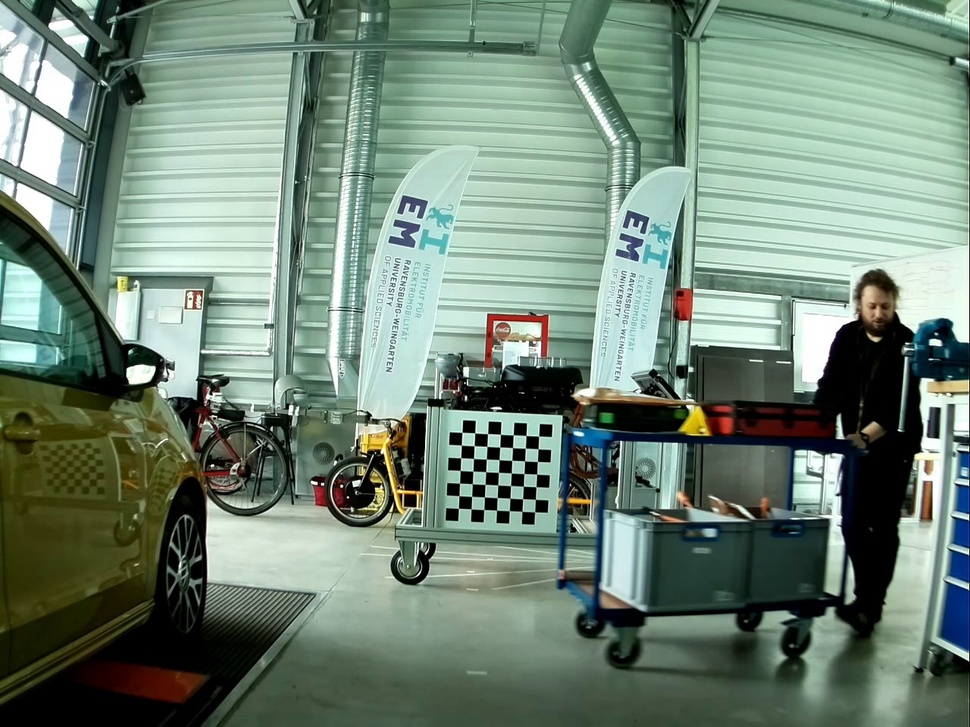
#> input picture Task_2/Frames_videoHD1_calibration/frame1180.jpg, 970 x 727 px, shrunk from 1280 x 960 before the run; its folder holds only this picture in this run
$ python Video_HD.py
#> lines starting #> are read from the running program, lines starting #| are printed output that depends on the picture; after the words box and inside, x2 and y2 are one past the last pixel; in counts of white or black regions, pixels touching at a corner belong together; long printed decimals are rounded
# -*- coding: utf-8 -*-
"""
Created on Tue Jun  6 20:15:00 2023

@author: u55530
"""

import cv2
import numpy as np
import matplotlib.pyplot as plt
import os
import glob

# %% Varibels
i=0
smallest_deviation=10
good_enough=False
target_distance=4.7
target_width=.3795
is_ok=False
camera_matrix_array=[]
distance1_array=[]
distance2_array=[]
distance3_array=[]

# %% CHECKERBOARD finding and Camera calibration
# CHECKERBOARD size
CHECKERBOARD = (7,7)
# termination criteria
subpix_criteria = (cv2.TERM_CRITERIA_EPS+cv2.TERM_CRITERIA_MAX_ITER, 30, 0.1)
objp = np.zeros((1, CHECKERBOARD[0]*CHECKERBOARD[1], 3), np.float32)
objp[0,:,:2] = np.mgrid[0:CHECKERBOARD[0], 0:CHECKERBOARD[1]].T.reshape(-1, 2)
# Arrays to store object points and image points from all the images.
objpoints = [] # 3d point in real world space
imgpoints = [] # 2d points in image plane.
# search images inside of folder
images = glob.glob('*.jpg')
_img_shape = None

# Start with the evaluation of each image within the folder Single frame calibration!
print('####################################_START_#############################')
for fname in images:
    print('#######################################################################')
    i=i+1;
    #Display loop process in %
    print('Read a new frame #:',fname)
    process= i/len(images)*100
    print('process in %:',process )
    #Check image
    img = cv2.imread(fname)
#> img is the input picture: shape (727, 970, 3); mean B, G, R 118.3, 133.2, 113.1
    if _img_shape == None:
        _img_shape = img.shape[:2]
    else:
        assert _img_shape == img.shape[:2], "All images must share the same size."
    gray = cv2.cvtColor(img,cv2.COLOR_BGR2GRAY)

    # Find the chess board corners
    ret, corners = cv2.findChessboardCorners(gray, CHECKERBOARD, cv2.CALIB_CB_ADAPTIVE_THRESH+cv2.CALIB_CB_FAST_CHECK+cv2.CALIB_CB_NORMALIZE_IMAGE)
#> ret = True; corners = 49 rows, first 8: [461.9, 432.4], [474.7, 432.9], [487.6, 433.6], [500.4, 434.3], [513.3, 434.7], [526, 435.5], [538.6, 436.2], [461.4, 445.1]
    # If found, add object points, image points (after refining them)
    if ret == True:
        print('Corner points found')
        #objpoints.append(objp) not needed here because of single frame calibration!
        objpoints=[objp]
        corners2 =cv2.cornerSubPix(gray,corners,(3,3),(-1,-1),subpix_criteria)
#> corners2 = 49 rows, first 8: [461.9, 432.3], [474.7, 432.9], [487.5, 433.6], [500.4, 434.3], [513.2, 434.8], [525.9, 435.5], [538.6, 436.1], [461.4, 445.1]
        #imgpoints.append(corners2) not needed here because of single frame calibration!
        imgpoints=[corners2]

        # [17 lines of commented-out code are left out]

    else:
        print('!!!!!!!!!!!!__Corner points not found__!!!!!!!!!!!!')

    #Calculate camera_matrix --> single frame calibration
    ret, camerea_matrix, dist_coef, rvecs, tvecs = cv2.calibrateCamera(objpoints, imgpoints, gray.shape[::-1], None, None)
#> ret = 0.063; camerea_matrix = [[1000.9, 0, 495.2], [0, 995.8, 373.6], [0, 0, 1]]; dist_coef = [[-0.682, 4.17, 0.0213, 0.00823, -60.26]]; rvecs = ([0.00776, -0.0415, 0.0511],); tvecs = ([-2.6, 4.59, 77.9],)
    #Save for each frame the camera_matrix
    camera_matrix_array.append(camerea_matrix)

# %% Distance calculation for each frame
    Corner1_cord=corners2[0]
#> Corner1_cord = [[461.9, 432.3]]
    Corner1_cord=np.append(Corner1_cord,1)
#> Corner1_cord = [461.9, 432.3, 1]
    Corner2_cord=corners2[6]
#> Corner2_cord = [[538.6, 436.1]]
    Corner2_cord=np.append(Corner2_cord,1)
#> Corner2_cord = [538.6, 436.1, 1]
    Kinv=np.linalg.inv(camerea_matrix)
#> Kinv = [[0.000999, 0, -0.495], [0, 0.001, -0.375], [0, 0, 1]]
    z=target_width/np.linalg.norm((Kinv.dot(Corner1_cord-Corner2_cord)))
#> z = 4.94
    print('z is',z)
#| z is 4.945
    L1=z*Kinv.dot(Corner1_cord)
#> L1 = [-0.165, 0.292, 4.94]
    L2=z*Kinv.dot(Corner2_cord)
#> L2 = [0.214, 0.311, 4.94]
    distance1= np.sqrt(np.square(np.linalg.norm(L1)-np.square(target_width/2)))
#> distance1 = 4.92
    distance2= np.sqrt(np.square(np.linalg.norm(L2)-np.square(target_width/2)))
#> distance2 = 4.92
    distance3= (distance1+distance2)/2
#> distance3 = 4.92
    print('distance1 is',distance1)
#| distance1 is 4.920
    print('distance2 is',distance2)
#| distance2 is 4.923
    print('distance3 is',distance3)
#| distance3 is 4.922
    distance1_array.append(distance1)
    distance2_array.append(distance2)
    distance3_array.append(distance3)

    deviation=abs(distance3-target_distance)
#> deviation = 0.222
    print('deviation in[cm]:',100*deviation)
#| deviation in[cm]: 22.178
# %% Check for the smallest_deviation
    if deviation < smallest_deviation:
        smallest_deviation=deviation
#> smallest_deviation = 0.222
        best_frame=fname
        array_index=i-1
        print('new_smallest_deviation_found in[cm]:',100*smallest_deviation)
#| new_smallest_deviation_found in[cm]: 22.178

# %% Print best candidate

print('#############################_BEST_DIST_MIDDLE_########################')
print('final_smallest_deviation in[cm]:',100*smallest_deviation)
#| final_smallest_deviation in[cm]: 22.178
print('best_frame',best_frame)
print('nearest_distance1 in[m] @ frame#:' ,best_frame,'is',distance1_array[array_index])
#| nearest_distance1 in[m] @ frame#: frame1180.jpg is 4.920
print('nearest_distance2 in[m] @ frame#:' ,best_frame,'is',distance2_array[array_index])
#| nearest_distance2 in[m] @ frame#: frame1180.jpg is 4.923
print('nearest_distance3 in[m] @ frame#:' ,best_frame,'is',distance3_array[array_index])
#| nearest_distance3 in[m] @ frame#: frame1180.jpg is 4.922
print('#############################_BEST_DIST_FAR_###########################')
camerea_matrix=camera_matrix_array[array_index]
img = cv2.imread(best_frame)
#cv2.drawChessboardCorners(img, (7 ,7), corners2, ret)
cv2.imshow(best_frame, img)
cv2.waitKey()
cv2.destroyAllWindows()


# %% Image Far away

PATH1="C:/Users/U55530/Desktop/TMP/Master/Frames_videoHD1_calibration/Three_distances/frame1853.jpg"
img = cv2.imread(PATH1)
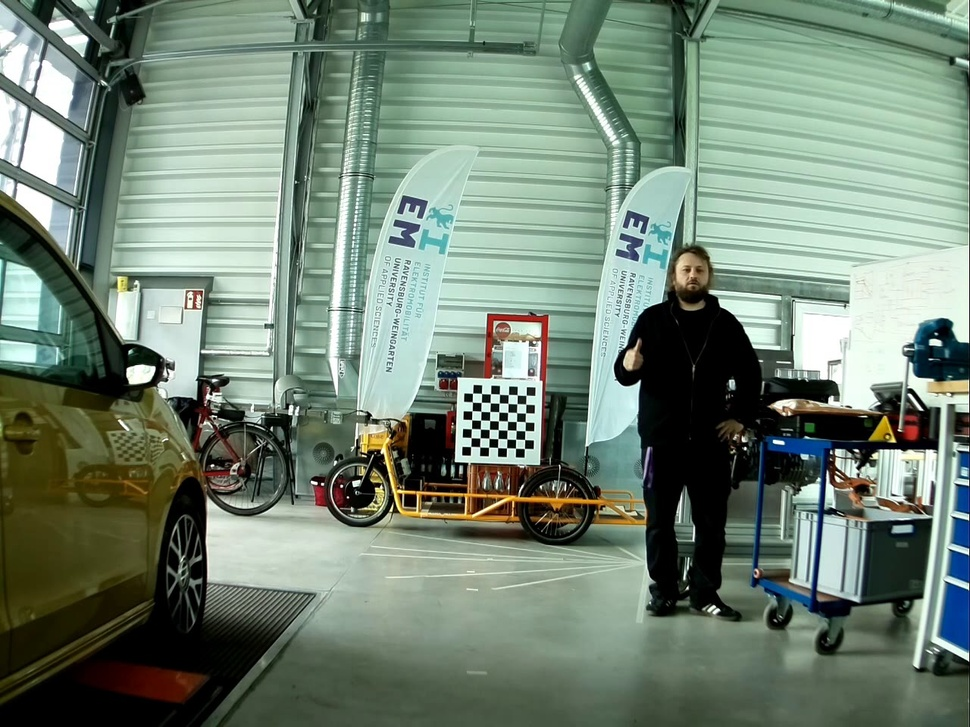
#> input picture Task_2/Frames_videoHD1_calibration/Three_distances/frame1853.jpg, 970 x 727 px, shrunk from 1280 x 960 before the run, found by its file name
#> img is the input picture: shape (727, 970, 3); mean B, G, R 116.5, 132, 114.6
gray = cv2.cvtColor(img,cv2.COLOR_BGR2GRAY)
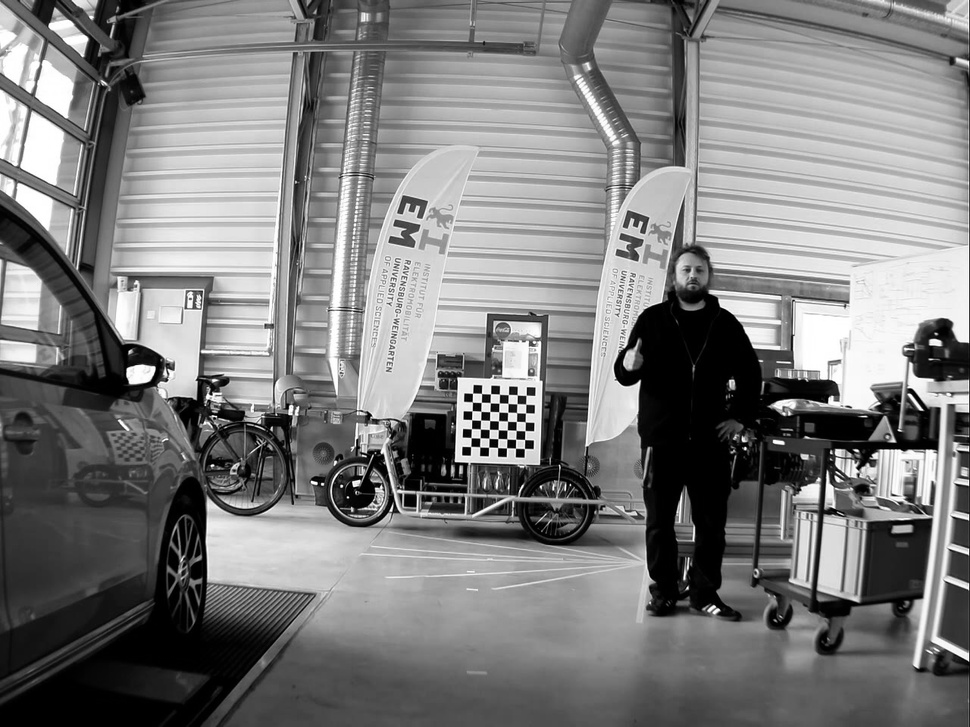
#> gray: shape (727, 970); min 0, max 255, mean 125

# Find the chess board corners
ret, corners = cv2.findChessboardCorners(gray, CHECKERBOARD, cv2.CALIB_CB_ADAPTIVE_THRESH+cv2.CALIB_CB_FAST_CHECK+cv2.CALIB_CB_NORMALIZE_IMAGE)
#> ret = True; corners = 49 rows, first 8: [472.5, 393.3], [481.5, 393.4], [490.6, 393.7], [499.5, 394.2], [508.4, 394.6], [517.2, 394.9], [526.1, 395.3], [472.4, 402]
# If found, add object points, image points (after refining them)
if ret == True:
    print('Corner points found')
    objpoints.append(objp)
    corners2 =cv2.cornerSubPix(gray,corners,(3,3),(-1,-1),subpix_criteria)
#> corners2 = 49 rows, first 8: [472.5, 393.2], [481.5, 393.5], [490.5, 393.7], [499.4, 394.2], [508.4, 394.6], [517.2, 394.9], [526.1, 395.3], [472.4, 402]
    imgpoints.append(corners2)


    # Draw and display the corners
    cv2.drawChessboardCorners(img, (7,7), corners2, ret)
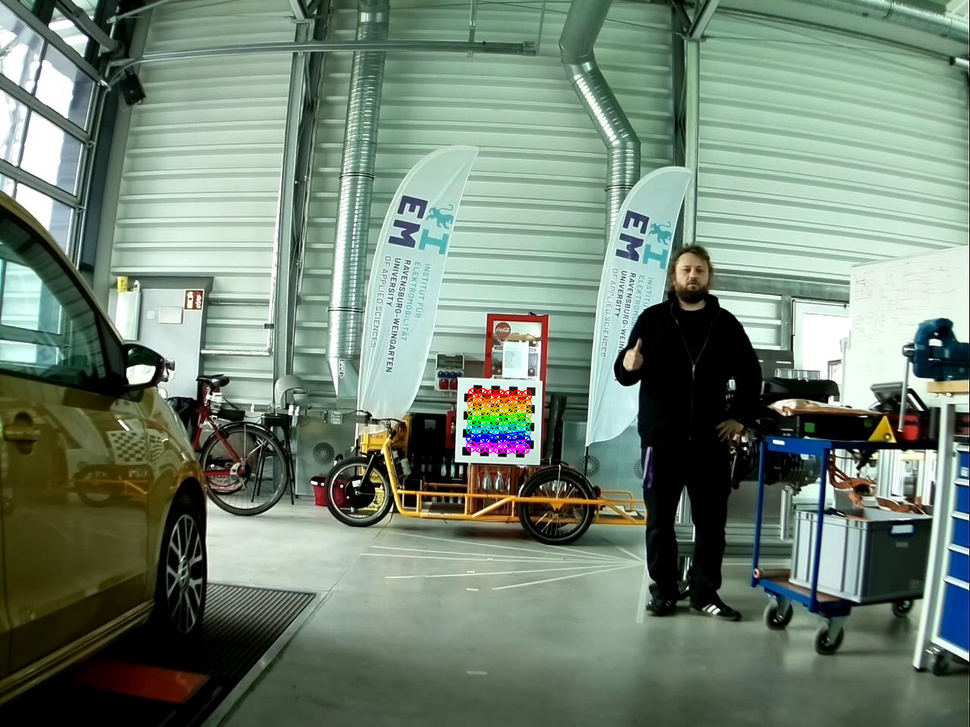
#> img: shape (727, 970, 3); 0.58% of pixels changed, all inside (x1, y1, x2, y2) = (465, 387, 533, 455)
    cv2.imshow('frame1853.jpg', img)
    cv2.waitKey()
    cv2.destroyAllWindows()


Corner1_cord=corners2[0]
#> Corner1_cord = [[472.5, 393.2]]
Corner1_cord=np.append(Corner1_cord,1)
#> Corner1_cord = [472.5, 393.2, 1]
Corner2_cord=corners2[6]
#> Corner2_cord = [[526.1, 395.3]]
Corner2_cord=np.append(Corner2_cord,1)
#> Corner2_cord = [526.1, 395.3, 1]
Kinv=np.linalg.inv(camerea_matrix)
z=target_width/np.linalg.norm((Kinv.dot(Corner1_cord-Corner2_cord)))
#> z = 7.09
print('z is',z)
#| z is 7.086
L1=z*Kinv.dot(Corner1_cord)
#> L1 = [-0.161, 0.14, 7.09]
L2=z*Kinv.dot(Corner2_cord)
#> L2 = [0.219, 0.154, 7.09]
distance1= np.sqrt(np.square(np.linalg.norm(L1)-np.square(target_width/2)))
#> distance1 = 7.05
distance2= np.sqrt(np.square(np.linalg.norm(L2)-np.square(target_width/2)))
#> distance2 = 7.06
distance3= (distance1+distance2)/2
#> distance3 = 7.05
print('distance1 in[m] @ frame#: frame1853.jpg is',distance1)
#| distance1 in[m] @ frame#: frame1853.jpg is 7.053
print('distance2 in[m] @ frame#: frame1853.jpg is',distance2)
#| distance2 in[m] @ frame#: frame1853.jpg is 7.055
print('distance3 in[m] @ frame#: frame1853.jpg is',distance3)
#| distance3 in[m] @ frame#: frame1853.jpg is 7.054


# %% Image Near
print('#############################_BEST_DIST_NEAR_##########################')
PATH1="C:/Users/U55530/Desktop/TMP/Master/Frames_videoHD1_calibration/Three_distances/frame893.jpg"
img = cv2.imread(PATH1)
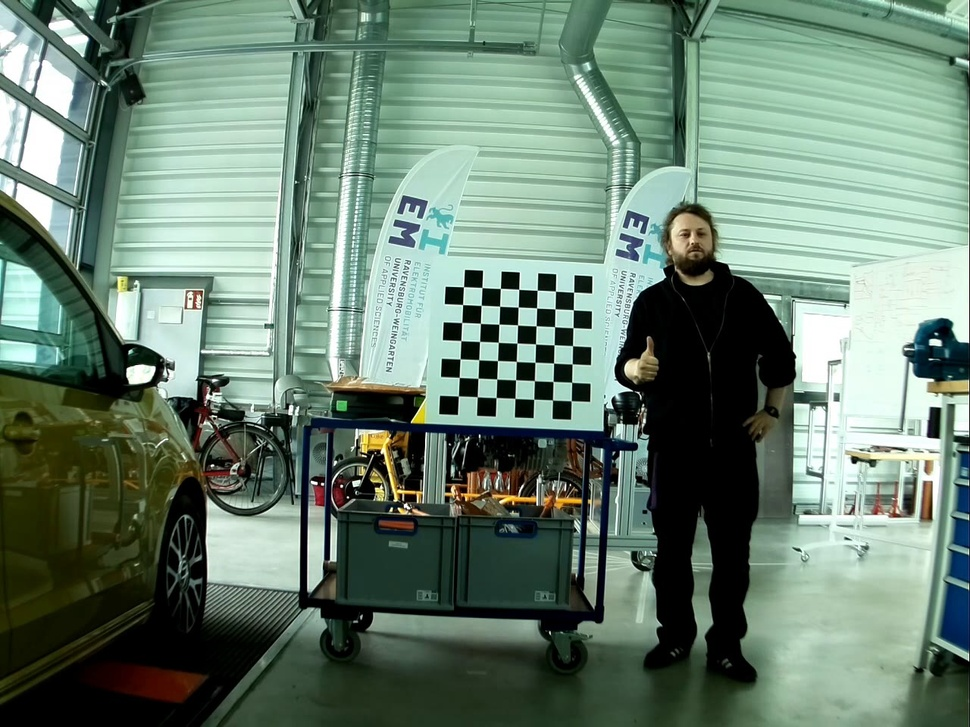
#> input picture Task_2/Frames_videoHD1_calibration/Three_distances/frame893.jpg, 970 x 727 px, shrunk from 1280 x 960 before the run, found by its file name
#> img is the input picture: shape (727, 970, 3); mean B, G, R 113.2, 129, 106.1
gray = cv2.cvtColor(img,cv2.COLOR_BGR2GRAY)
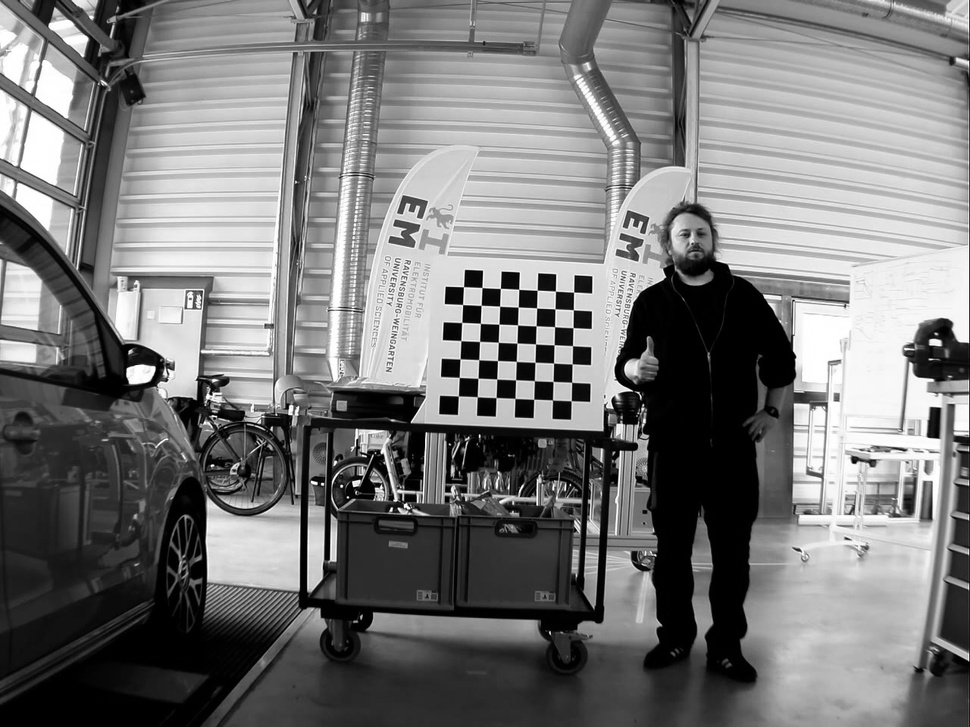
#> gray: shape (727, 970); min 0, max 255, mean 120.3

# Find the chess board corners
ret, corners = cv2.findChessboardCorners(gray, CHECKERBOARD, cv2.CALIB_CB_ADAPTIVE_THRESH+cv2.CALIB_CB_FAST_CHECK+cv2.CALIB_CB_NORMALIZE_IMAGE)
#> corners = 49 rows, first 8: [463.5, 286.7], [482, 287.5], [500.4, 288.4], [518.7, 289.3], [537.2, 290.3], [555.4, 291.1], [573.6, 292.2], [462.6, 304.6]
# If found, add object points, image points (after refining them)
if ret == True:
    print('Corner points found')
    objpoints.append(objp)
    corners2 =cv2.cornerSubPix(gray,corners,(3,3),(-1,-1),subpix_criteria)
#> corners2 = 49 rows, first 8: [463.5, 286.7], [482, 287.5], [500.4, 288.4], [518.7, 289.3], [537.2, 290.3], [555.4, 291.1], [573.6, 292.2], [462.6, 304.5]
    imgpoints.append(corners2)

    # Draw and display the corners
    cv2.drawChessboardCorners(img, (7,7), corners2, ret)
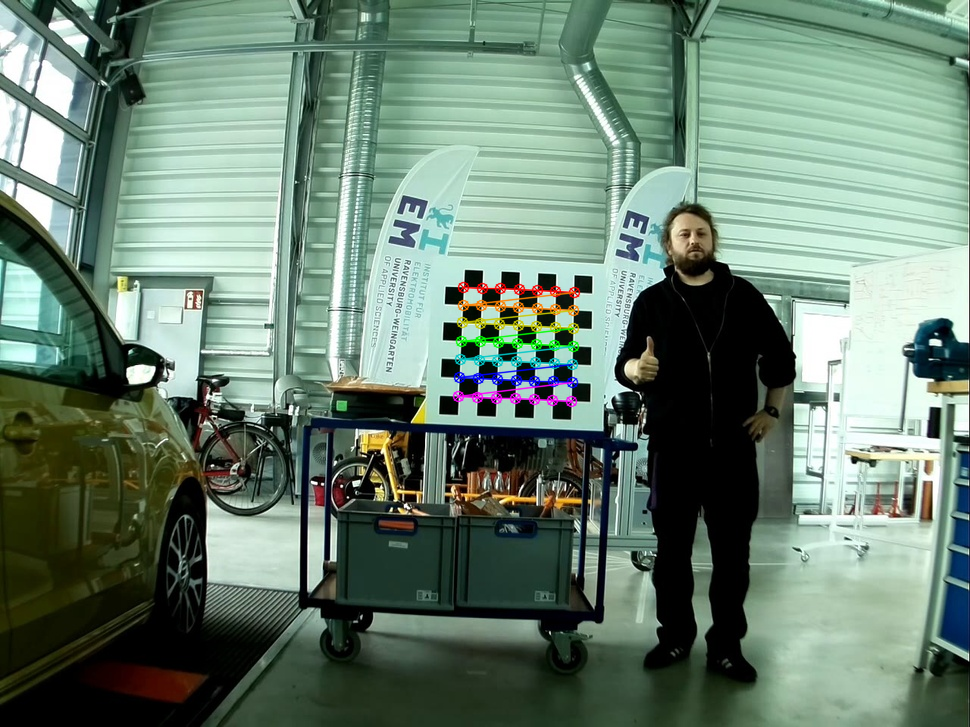
#> img: shape (727, 970, 3); 1.12% of pixels changed, all inside (x1, y1, x2, y2) = (452, 281, 581, 408)
    cv2.imshow('frame893.jpg', img)
    cv2.waitKey()
    cv2.destroyAllWindows()


Corner1_cord=corners2[0]
#> Corner1_cord = [[463.5, 286.7]]
Corner1_cord=np.append(Corner1_cord,1)
#> Corner1_cord = [463.5, 286.7, 1]
Corner2_cord=corners2[6]
#> Corner2_cord = [[573.6, 292.2]]
Corner2_cord=np.append(Corner2_cord,1)
#> Corner2_cord = [573.6, 292.2, 1]
Kinv=np.linalg.inv(camerea_matrix)
z=target_width/np.linalg.norm((Kinv.dot(Corner1_cord-Corner2_cord)))
#> z = 3.45
print('z is',z)
#| z is 3.445
L1=z*Kinv.dot(Corner1_cord)
#> L1 = [-0.109, -0.301, 3.45]
L2=z*Kinv.dot(Corner2_cord)
#> L2 = [0.27, -0.282, 3.45]
distance1= np.sqrt(np.square(np.linalg.norm(L1)-np.square(target_width/2)))
#> distance1 = 3.42
distance2= np.sqrt(np.square(np.linalg.norm(L2)-np.square(target_width/2)))
#> distance2 = 3.43
distance3= (distance1+distance2)/2
#> distance3 = 3.43
print('distance1 in[m] @ frame#: frame893.jpg is',distance1)
#| distance1 in[m] @ frame#: frame893.jpg is 3.424
print('distance2 in[m] @ frame#: frame893.jpg is',distance2)
#| distance2 in[m] @ frame#: frame893.jpg is 3.431
print('distance3 in[m] @ frame#: frame893.jpg is',distance3)
#| distance3 in[m] @ frame#: frame893.jpg is 3.428
print('#######################################################################')
print('################################_END_##################################')


# img = cv2.imread("C:/Users/U55530/Desktop/TMP/Master/Frames_videoHD1_calibration/Three_distances/frame893.jpg")
# h,  w = img.shape[:2]
# newcameramtx, roi = cv2.getOptimalNewCameraMatrix(camerea_matrix, dist_coef, (w,h), -1, (w,h))

#  # undistort
# dst = cv2.undistort(img, camerea_matrix, dist_coef, None, newcameramtx)
#  # crop the image
# #x, y, w, h = roi
# #dst = dst[y:y+h, x:x+w]
# cv2.imwrite('calibresult.png', dst)
